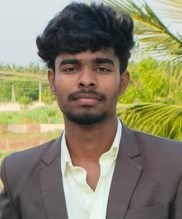
#> input picture assets/passport-photo.jpg, 182 x 219 px, found by its file name
$ python generate_matrix.py
#> lines starting #> are read from the running program, lines starting #| are printed output that depends on the picture
import sys
sys.stdout.reconfigure(encoding='utf-8')
from PIL import Image, ImageEnhance, ImageOps
import numpy as np

# Load user's photo
src_path = 'e:/github-portfolio/assets/passport-photo.jpg'
img = Image.open(src_path).convert('RGB')
#> img is the input picture: PIL image 182x219 RGB; mean R, G, B 138.5, 133.4, 107.3
w, h = img.size
#> w = 182; h = 219

# We want roughly 54 columns by 50 rows of ASCII characters
cols = 52
rows = 48

# Resize image
resized = img.resize((cols, rows), Image.Resampling.LANCZOS)
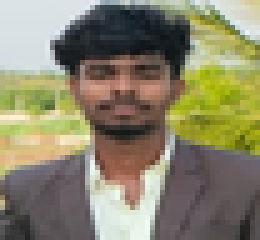
#> resized: PIL image 52x48 RGB (shown 5 times larger); mean R, G, B 138.4, 133.4, 107.3
np_img = np.array(resized)

# Color palettes like Pandiyan (from faint cloud to deep teal)
# Level 0 (bg): transparent/empty
# Level 1 (faint edge): · (#cfe2ea)
# Level 2 (light): ░ (#a6c9d6)
# Level 3 (medium): ▒ (#58a6ff)
# Level 4 (dark): ▓ (#0284c7)
# Level 5 (very dark hair/eyes/beard): █ (#0f766e / #0369a1)

ascii_lines = []
start_y = 284.0
step_y = 3.3
start_time = 2.05
step_time = 0.035

# Color mapping helper
def get_char_and_color(r, g, b, x_idx, y_idx):
    # Detect background (greenish trees/leaves or bright sky around outer borders)
    # If green > r + 15 and green > b: it's the green foliage
    # If y_idx < 15 and (x_idx < 12 or x_idx > 40) and g > 110: background
    is_green_bg = (int(g) > int(r) + 12) and (int(g) > int(b) + 5)
    is_outer_bg = (y_idx < 22 and (x_idx < 10 or x_idx > 42)) or (y_idx < 12 and (x_idx < 14 or x_idx > 38))

    luminance = 0.299 * r + 0.587 * g + 0.114 * b

    # If background, return None
    if (is_green_bg or is_outer_bg) and luminance > 90:
        return None

    if luminance > 200:
        return None # bright/white
    elif luminance > 165:
        return ('·', '#cfe2ea')
    elif luminance > 130:
        return ('░', '#a6c9d6')
    elif luminance > 95:
        return ('▒', '#38bdf8')
    elif luminance > 60:
        return ('▓', '#0284c7')
    else:
        return ('█', '#0f766e')

svg_subject_lines = []

for row_idx in range(rows):
    y_pos = start_y + row_idx * step_y
    begin_t = start_time + row_idx * step_time

    current_spans = []
    current_char_run = ""
    current_color = None
    run_start_x = None

    for col_idx in range(cols):
        r, g, b = np_img[row_idx, col_idx]
        res = get_char_and_color(r, g, b, col_idx, row_idx)

        # Position x in SVG coordinate space (center around 740, width ~ 80)
        x_pos = round(700 + col_idx * 1.6, 1)

        if res is not None:
            char, color = res
            if color == current_color and run_start_x is not None:
                current_char_run += char
            else:
                if current_char_run:
                    text_len = round(len(current_char_run) * 1.6, 1)
                    current_spans.append(f'<tspan x="{run_start_x}" textLength="{text_len}" lengthAdjust="spacingAndGlyphs" fill="{current_color}">{current_char_run}</tspan>')
                current_char_run = char
                current_color = color
                run_start_x = x_pos
        else:
            if current_char_run:
                text_len = round(len(current_char_run) * 1.6, 1)
                current_spans.append(f'<tspan x="{run_start_x}" textLength="{text_len}" lengthAdjust="spacingAndGlyphs" fill="{current_color}">{current_char_run}</tspan>')
                current_char_run = ""
                current_color = None
                run_start_x = None

    if current_char_run:
        text_len = round(len(current_char_run) * 1.6, 1)
        current_spans.append(f'<tspan x="{run_start_x}" textLength="{text_len}" lengthAdjust="spacingAndGlyphs" fill="{current_color}">{current_char_run}</tspan>')

    if current_spans:
        spans_str = ''.join(current_spans)
        line_svg = f'<text y="{round(y_pos, 1)}" opacity="0">{spans_str}<animate attributeName="opacity" from="0" to="1" begin="{round(begin_t, 2)}s" dur="0.35s" fill="freeze"/></text>'
        svg_subject_lines.append(line_svg)
#> after the loop, svg_subject_lines = 48 items

print(f'Generated {len(svg_subject_lines)} progressive animated holographic matrix scan lines!')
#| Generated 48 progressive animated holographic matrix scan lines!
with open('e:/github-portfolio/scratch/subject_matrix.txt', 'w', encoding='utf-8') as f:
    f.write('\n'.join(svg_subject_lines))
